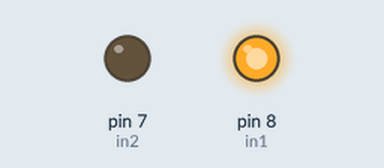
Simulated run of this sketch. Board: Arduino Uno, built with avr-gcc and run on an emulated ATmega328P. On the bench: output pins drawn as LEDs (lit = HIGH).

Above: at 0.1 s.
Timing chart, 0 to 1.6 s (numbered marks = the images above):
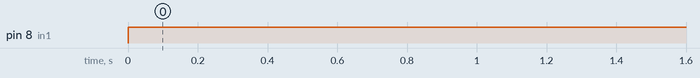

The sketch:

dianji.ino
```cpp
//定义引脚
int in1 = 8;
int in2 = 7;

void setup() {
//设置引脚模式
pinMode(in1, OUTPUT);
pinMode(in2, OUTPUT);
}

void loop() {
//设置电机顺时针旋转
digitalWrite(in1, HIGH);
digitalWrite(in2, LOW);

//等待一段时间
delay(20000);


}
```

Measured:
- by itself, pin 8 (in1): LOW → HIGH at 0.00 s
